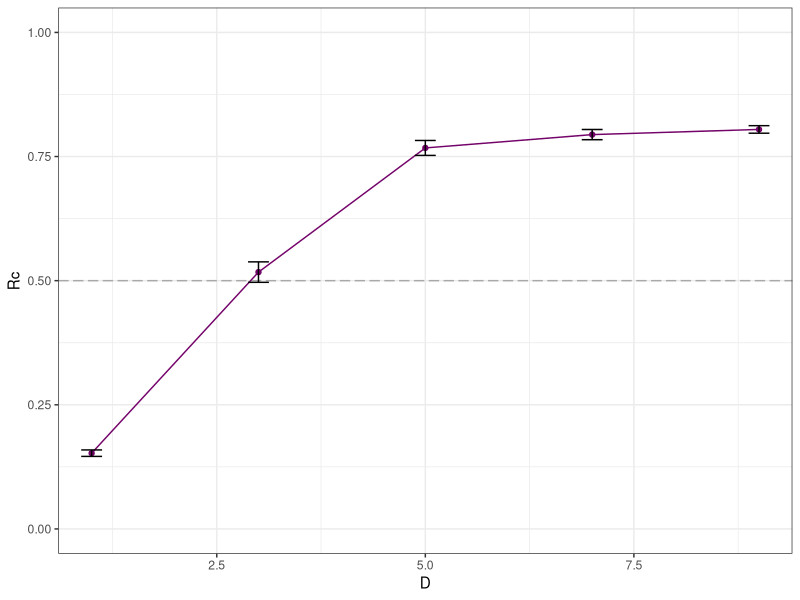
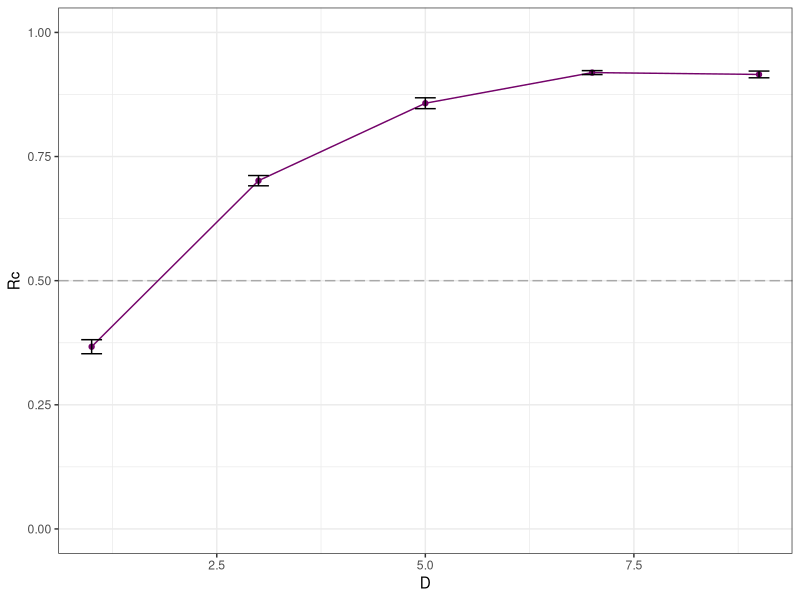
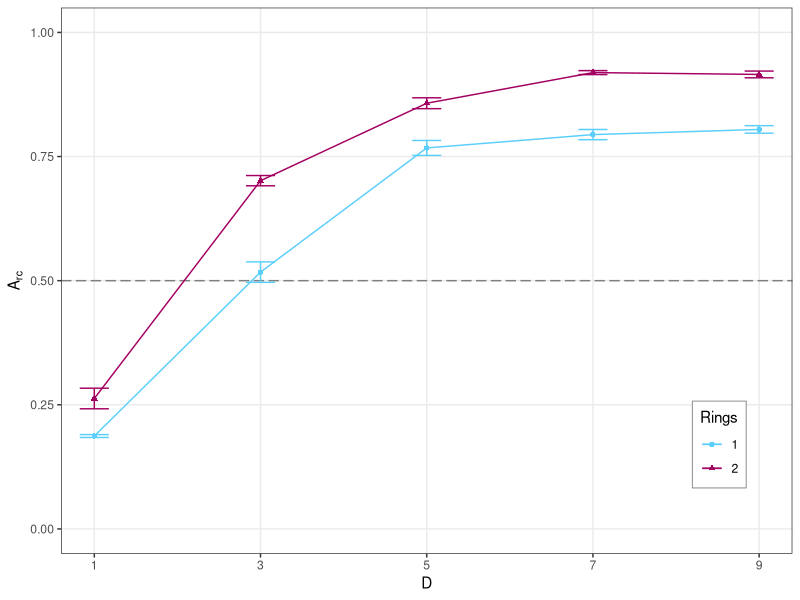
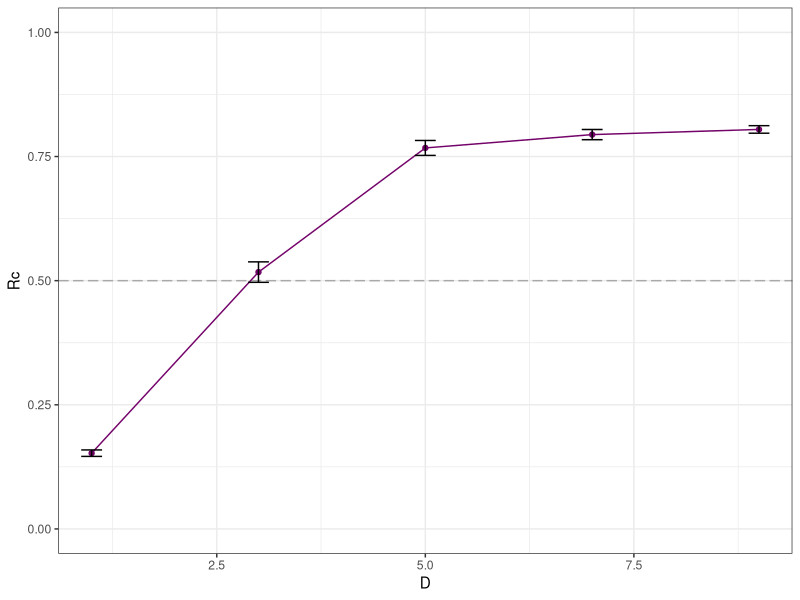
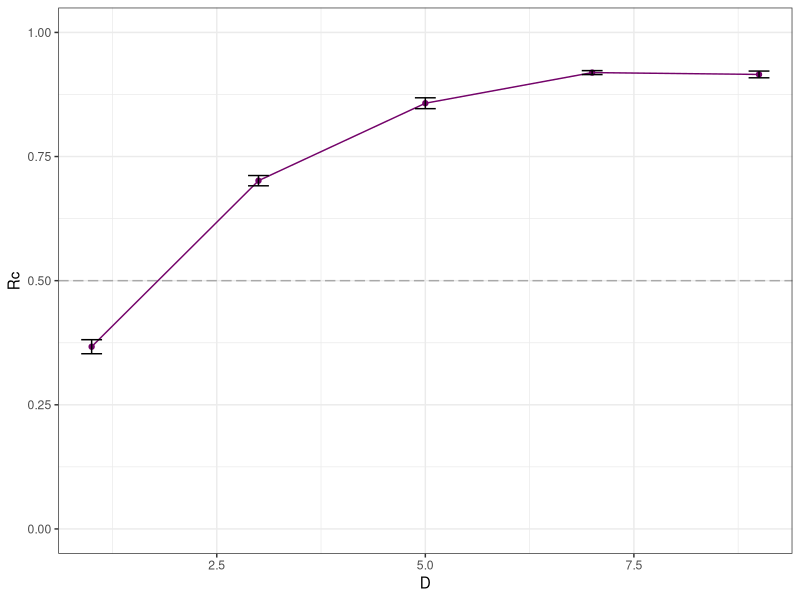
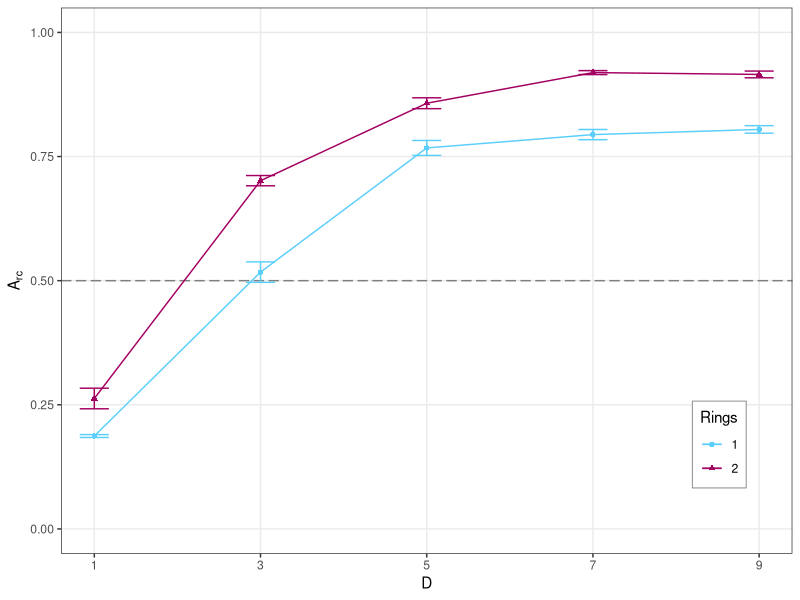

Source code (R) for these figures, in order:
# Analyzer for competition simulations

library(tidyverse)
library(patchwork)
library(plotrix)

data <- read.csv(file.path("Data", "2-comp", "results_s1.csv"))

# s1 results

ggplot(
    data = data,
    mapping = aes(x = separation_distance, y = Relative_concentration)
) +
    geom_hline(yintercept = 0.5, linetype = "longdash", color="darkgrey") +
    geom_point(stat = "summary", fun="mean", color="#74036a", width=0.00025) +
    geom_path(stat = "summary", fun="mean", color="#74036a") +
    stat_summary(fun.data = "mean_se", geom="errorbar", width=0.25) +
    labs(
        x = "D",
        y = "Rc",
    ) +
    coord_cartesian(xlim=c(1,9), ylim=c(0, 1)) + theme_bw()
    ggsave(file.path("Analysis", "Figures", "comp_graph_s1.svg"), width = 6, height = 4)


# s2 results

data <- read.csv(file.path("Data", "2-comp", "results_s2.csv"))

ggplot(
    data = data,
    mapping = aes(x = separation_distance, y = Relative_concentration)
) +
    geom_hline(yintercept = 0.5, linetype = "longdash", color="darkgrey") +
    geom_point(stat = "summary", fun="mean", color="#74036a", width=0.00025) +
    geom_path(stat = "summary", fun="mean", color="#74036a") +
    stat_summary(fun.data = "mean_se", geom="errorbar", width=0.25) +
    labs(
        x = "D",
        y = "Rc",
    ) +
    coord_cartesian(xlim=c(1,9), ylim=c(0, 1)) + theme_bw()
    ggsave(file.path("Analysis", "Figures", "comp_graph_s2.svg"), width = 6, height = 4)



########## Merged results #########

s1_d <- read.csv(file.path("Data", "2-comp", "results_s1.csv"))
s2_d <- read.csv(file.path("Data", "2-comp", "results_s2.csv"))
data <- rbind(s1_d, s2_d)

ggplot(
    data = data,
    mapping = aes(x = separation_distance, y = Relative_concentration)
) +
    geom_hline(yintercept = 0.5, linetype = "longdash", color = "grey50") +

    stat_summary(fun.data = "mean_se", geom="errorbar", width=0.35, mapping = aes(color=factor(sites))) +

    geom_point(stat = "summary", fun="mean", width=1, mapping = aes(color=factor(sites), shape=factor(sites))) +
    geom_path(stat = "summary", fun="mean", mapping = aes(color=factor(sites))) +

    #guides(shape="none") +
    labs(
        x = "D",
        y = bquote(A[rc]),
        color = "Rings", shape = "Rings"
    ) +
    #facet_wrap(~sites) +
    coord_cartesian(xlim = c(1, 9), ylim = c(0, 1)) +
    scale_x_continuous(breaks = c(1, 3, 5, 7, 9)) +
    scale_color_manual(values = c("#5BCFFB", "#A40062")) +
    theme_bw() +
    theme(legend.position = c(0.9, 0.2), panel.grid.minor = element_blank(),
    legend.background = element_rect(colour="grey50", linewidth=0.3))
    ggsave(file.path("Analysis", "Figures", "comp_graphs_merged.svg"), width = 4, height = 3)
